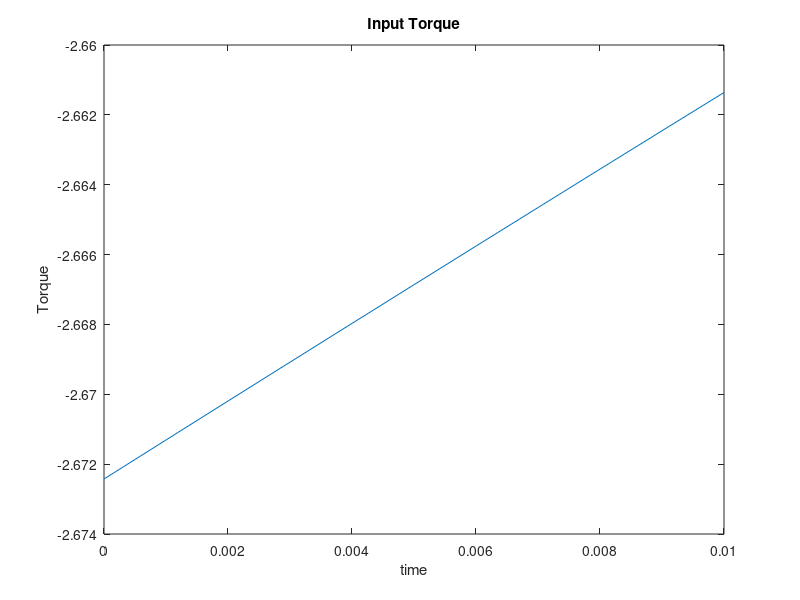

Write the MATLAB code that produced this figure.
%% Inverse dynamic analysis of slider-crank mechanism
function ida()
m1 = 1;m2 = 2;m3 = 1;g = 9.81;
l1 = 0.4;l2 = 0.5;l3 =0.4;
J1 = m1*l1^2/12;J2 = m2*l2^2/12;J3 = m3*l3^2/12;
M = diag([m1 m1 J1 m2 m2 J2 m3 m3 J3]);
h = [0 -m1*g 0 0 -m2*g 0 0 -m3*g 0]';
load sckadata
N = size(t,2);
torque = zeros(1,N);
for i = 1:N
   [Phi,D] = constraints(t(i),pcoordsall(:,i));
   D_driver = [0 0 1 0 0 0 0 0 0];
   D_all = [D' D_driver'];
   rhs = M*acoordsall(:,i)-h;
   lambda = D_all\rhs;
   h_driver = D_driver'*lambda(9);% Direction * Magnitude
   h_driver';
   torque(i) = h_driver(3); % Finding Torque required at crank
end
plot(t,torque)
title('Input Torque');
xlabel('time');
ylabel('Torque');
end

%% Finding phi and system jacobian 

function [Phi,D] = constraints(t,q)
l1 = 0.4;l2 = 0.5;l3 = 0.4;
x1 = q(1);y1 = q(2);phi1 = q(3);
x2 = q(4);y2 = q(5);phi2 = q(6);
x3 = q(7);y3 = q(8);phi3 = q(9);

r1 = [x1 y1]';r2 = [x2 y2]';r3 = [x3 y3]';% w.r.to global frame
s_1_O = [-l1/2 0]';s_1_A = [l1/2 0]';% (Small letter's') Local position vectors for body 1 at joints  o and A w.r.to from body coordinate frame
s_2_A = [-l2/2 0]';s_2_B = [l2/2 0]';
s_3_B = [-l3/2 0]';s_3_C = [l3/2 0]';   

S_1_O = A(phi1)*s_1_O;S_1_A = A(phi1)*s_1_A; % (capital 'S') Global position vectors
S_2_A = A(phi2)*s_2_A;S_2_B = A(phi2)*s_2_B;
S_3_B = A(phi3)*s_3_B;S_3_C=A(phi3)*s_3_C;

Phi = [r1+S_1_O;  % phi is positin constraints from each joint
       r2+S_2_A-r1-S_1_A;
       r3+S_3_B-r2-S_2_B;
      [0.05 0]'-r3-S_3_C  
       ];
S_1_O_r = [0 -1;1 0]*S_1_O;S_1_A_r = [0 -1;1 0]*S_1_A;% Rotation of global vestors i.e, S rotated by 90 degrees of joint 'O' on body '1' = A*S_1_o 
S_2_A_r = [0 -1;1 0]*S_2_A;S_2_B_r = [0 -1;1 0]*S_2_B;
S_3_B_r = [0 -1;1 0]*S_3_B;S_3_C_r = [0 -1;1 0]*S_3_C;

D = [eye(2) S_1_O_r zeros(2,6);  % system jacobian matrix size (nc*nv)=(8*9)
    -eye(2) -S_1_A_r eye(2) S_2_A_r zeros(2,3);
    zeros(2,3) -eye(2) -S_2_B_r eye(2) S_3_B_r ;
    zeros(2,6) -eye(2) -S_3_C_r ;
    ];
end

function output = A(phi)
output = [cos(phi) -sin(phi);sin(phi) cos(phi)];
end